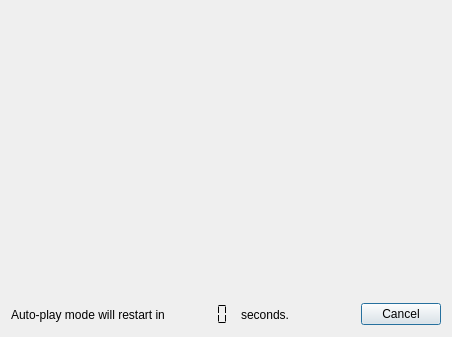
<?xml version="1.0" encoding="UTF-8"?>
<ui version="4.0">
 <class>ISpyRestartPlayDialog</class>
 <widget class="QDialog" name="ISpyRestartPlayDialog">
  <property name="geometry">
   <rect>
    <x>0</x>
    <y>0</y>
    <width>452</width>
    <height>337</height>
   </rect>
  </property>
  <property name="windowTitle">
   <string>iSpy is Idle</string>
  </property>
  <property name="windowIcon">
   <iconset resource="../interface/ispy.qrc">
    <normaloff>:/images/iguana-small.xpm</normaloff>:/images/iguana-small.xpm</iconset>
  </property>
  <property name="layoutDirection">
   <enum>Qt::LeftToRight</enum>
  </property>
  <property name="modal">
   <bool>true</bool>
  </property>
  <layout class="QGridLayout" name="gridLayout">
   <item row="0" column="0">
    <layout class="QVBoxLayout" name="verticalLayout">
     <item>
      <widget class="QLabel" name="label_2">
       <property name="text">
        <string/>
       </property>
       <property name="pixmap">
        <pixmap resource="../interface/ispy.qrc">:/images/IGUANA_SPLASH.xpm</pixmap>
       </property>
      </widget>
     </item>
     <item>
      <layout class="QHBoxLayout" name="horizontalLayout_2">
       <item>
        <layout class="QHBoxLayout" name="horizontalLayout">
         <item>
          <widget class="QLabel" name="label">
           <property name="layoutDirection">
            <enum>Qt::RightToLeft</enum>
           </property>
           <property name="text">
            <string>Auto-play mode will restart in</string>
           </property>
          </widget>
         </item>
         <item>
          <widget class="QLCDNumber" name="lcdNumber">
           <property name="frameShape">
            <enum>QFrame::NoFrame</enum>
           </property>
           <property name="frameShadow">
            <enum>QFrame::Plain</enum>
           </property>
           <property name="segmentStyle">
            <enum>QLCDNumber::Flat</enum>
           </property>
          </widget>
         </item>
         <item>
          <widget class="QLabel" name="label_3">
           <property name="text">
            <string>seconds.</string>
           </property>
          </widget>
         </item>
        </layout>
       </item>
       <item>
        <widget class="QDialogButtonBox" name="buttonBox">
         <property name="orientation">
          <enum>Qt::Horizontal</enum>
         </property>
         <property name="standardButtons">
          <set>QDialogButtonBox::Cancel</set>
         </property>
        </widget>
       </item>
      </layout>
     </item>
    </layout>
   </item>
  </layout>
 </widget>
 <resources>
  <include location="../interface/ispy.qrc"/>
 </resources>
 <connections>
  <connection>
   <sender>buttonBox</sender>
   <signal>accepted()</signal>
   <receiver>ISpyRestartPlayDialog</receiver>
   <slot>accept()</slot>
   <hints>
    <hint type="sourcelabel">
     <x>248</x>
     <y>254</y>
    </hint>
    <hint type="destinationlabel">
     <x>157</x>
     <y>274</y>
    </hint>
   </hints>
  </connection>
  <connection>
   <sender>buttonBox</sender>
   <signal>rejected()</signal>
   <receiver>ISpyRestartPlayDialog</receiver>
   <slot>reject()</slot>
   <hints>
    <hint type="sourcelabel">
     <x>316</x>
     <y>260</y>
    </hint>
    <hint type="destinationlabel">
     <x>286</x>
     <y>274</y>
    </hint>
   </hints>
  </connection>
 </connections>
</ui>
